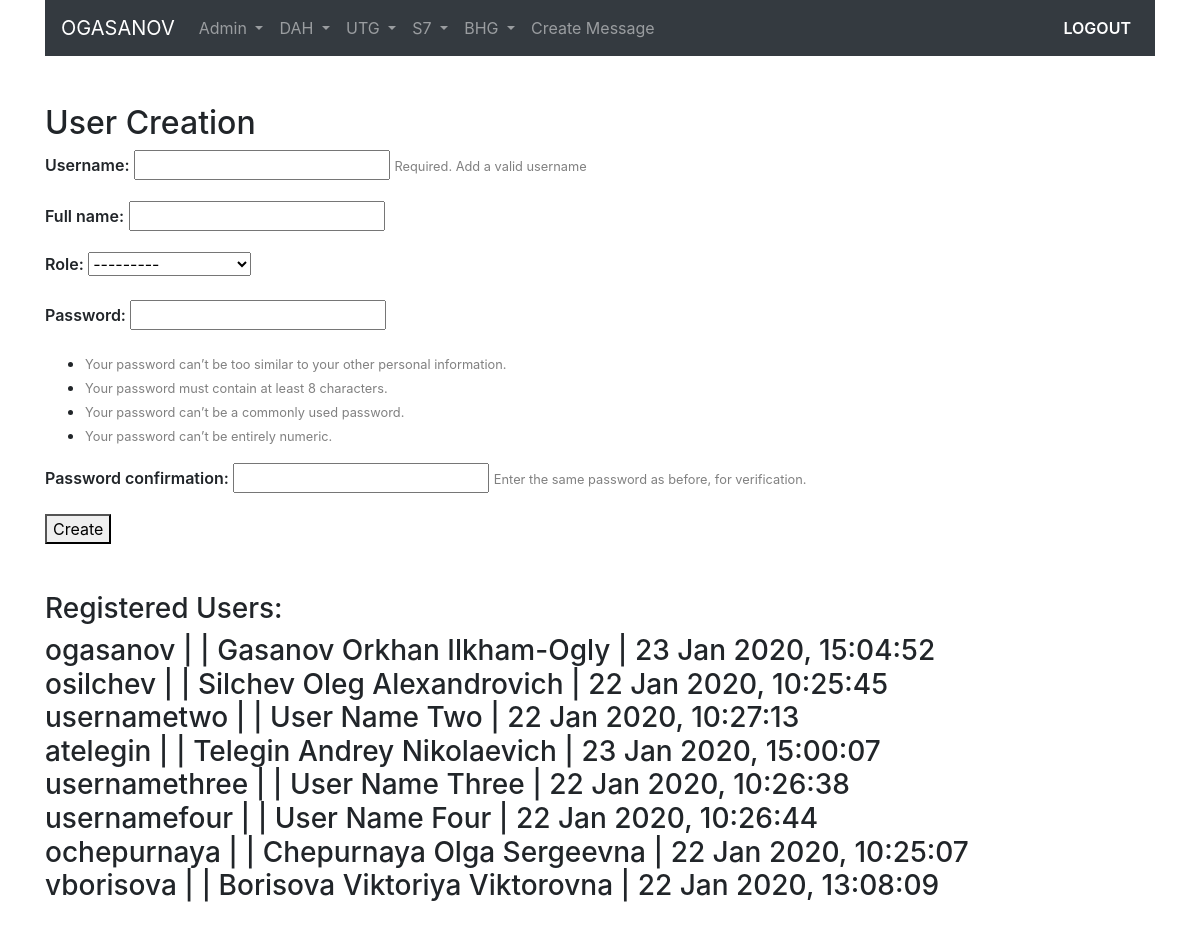
Page /usercreate/ (signed in) on the earlier database version.
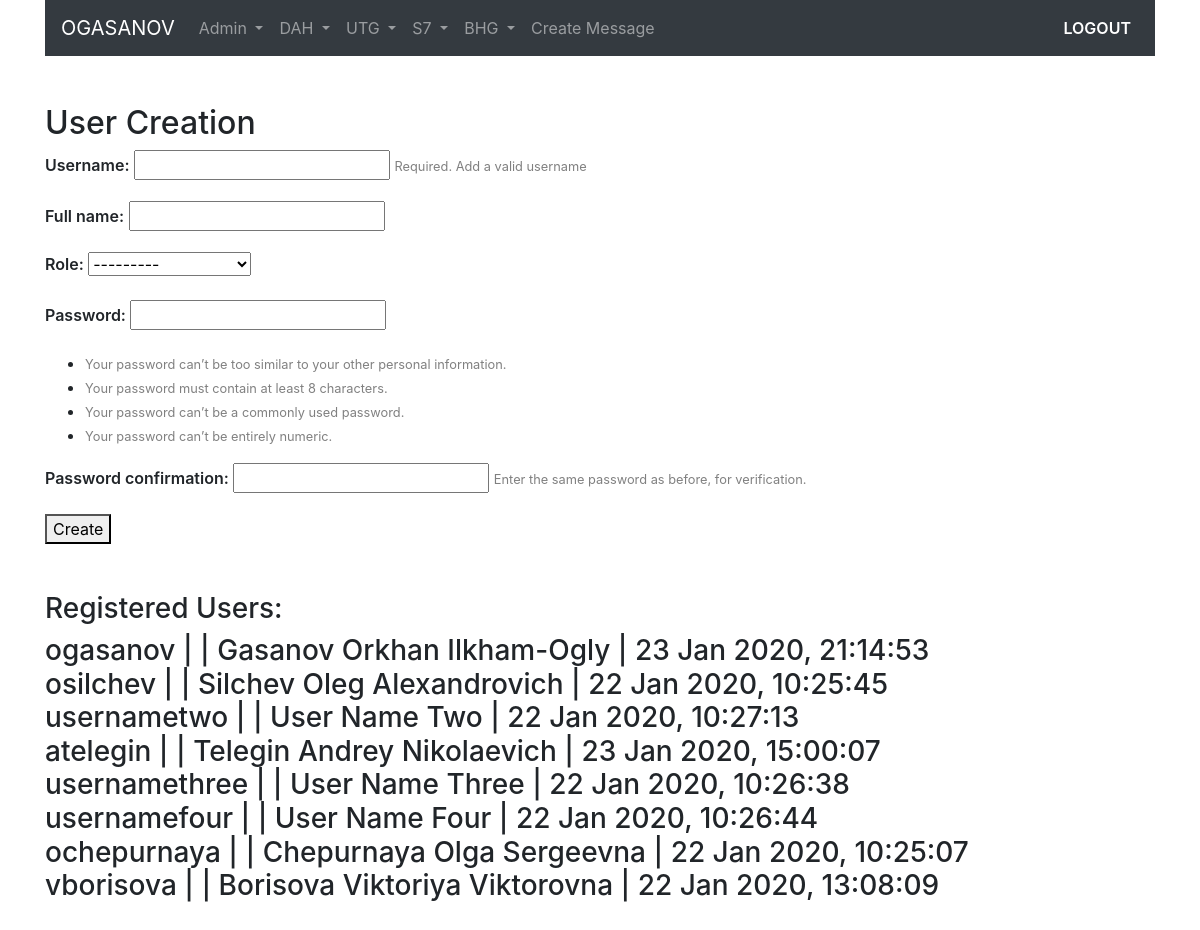
Same page on the later database version.
### user_model/models.py (models this page shows, shortened)
class UserModel(AbstractBaseUser):
    username = models.CharField(verbose_name='username', max_length=30, unique=True)
    fullname = models.CharField(verbose_name='full name', max_length=100)
    role = models.ForeignKey('UserRole', on_delete=models.CASCADE, related_name='role', null=True)
    date_joined = models.DateTimeField(verbose_name='date joined', auto_now_add=True)
    last_login = models.DateTimeField(verbose_name='last login', auto_now=True)
    is_admin = models.BooleanField(default=False)
    is_active = models.BooleanField(default=True)
    is_staff = models.BooleanField(default=False)
    is_superuser = models.BooleanField(default=False)
    USERNAME_FIELD = 'username'
    REQUIRED_FIELDS = ['fullname', 'role']
    objects = UserModelManager()
    class Meta:
        verbose_name = 'User'
        verbose_name_plural = 'Users'

### user_model/views.py (the view)
# urls.py: path('usercreate/', usercreation_view, name='usercreate'),
@login_required
def usercreation_view(request):
    context = {}
    users = UserModel.objects.all()
    if request.POST:
        form = UserModelCreationForm(request.POST)
        if form.is_valid():
            form.save()
            username = form.cleaned_data.get('username')
            raw_password = form.cleaned_data.get('password1')
            account = authenticate(username=username, password=raw_password)
            login(request, account)
            return redirect('homepage')
        else:
            context['usercreation_form'] = form
    else:
        form = UserModelCreationForm()
        context['usercreation_form'] = form
        context['users'] = users
    return render(request, 'user_model/usercreationform.html', context)

### user_model/forms.py
class UserModelCreationForm(UserCreationForm):
    username = forms.CharField(max_length=30, help_text='Required. Add a valid username')
    class Meta:
        model = UserModel
        fields = ('username', 'fullname', 'role', 'password1', 'password2')

### user_model/models.py (called while the page is built)
    def __str__(self):
        return self.title

### user_model/templates/user_model/usercreationform.html (shortened to what this page needs)
{% extends 'user_model/base.html' %}
{% block content %}
    {% if request.user.is_authenticated and request.user.is_admin %}
        <h2>User Creation</h2>
        <form method="post">
            {% for field in usercreation_form %}
            <p>
                {{ field.label_tag }}
                {{ field }}
                {% if field.help_text %}
                <small style="color: grey;">{{ field.help_text }}</small>
                {% endif %}
            </p>
            {% endfor %}
            <button type="submit">Create</button>
        </form>
    {% else %}
        <h2>access denied</h2>
    {% endif %}
    <br><br>
    <h3>Registered Users:</h3>
    <h3>
        {% for user in users %}
            {{ user.username }} | {{ user.entity }} | {{ user.fullname }} | {{ user.last_login|date:'d M Y, H:i:s' }}
            <br>
        {% endfor %}
    </h3>
    <br>
{% endblock %}

### user_model/templates/user_model/includes/navbar.html (shortened to what this page needs)
<nav class="navbar navbar-expand-md navbar-dark bg-dark sticky-top">
    {% if request.user.is_authenticated %}
        <a class="navbar-brand" href="{% url 'homepage' %}">{{ request.user.username|upper }}</a>
    {% else %}
        <a class="navbar-brand mx-auto" href="{% url 'homepage' %}">Рассылка сообщений по рейсам</a>
    {% endif %}
    {% if request.user.is_authenticated and request.user.is_admin %}
    <div class="collapse navbar-collapse" id="navbarSupportedContent">
        <ul class="navbar-nav mr-auto">
            {% include 'user_model/includes/nav_item_admin.html' %}
            {% include 'user_model/includes/nav_item_template.html' %}
        </ul>
        <ul class="navbar-nav ml-auto">
            {% include 'user_model/includes/nav_item_logout.html' %}
        </ul>
    </div>
    {% endif %}
</nav>

Differences in the rows shown:
changed UserModel "ogasanov": last_login "23 Jan 2020, 15:04:52" → "23 Jan 2020, 21:14:53"
